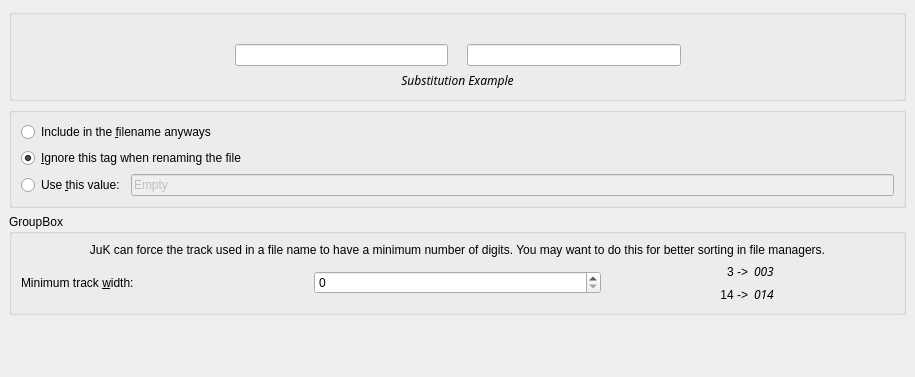
<?xml version="1.0" encoding="UTF-8"?>
<ui version="4.0">
 <class>FileRenamerTagOptionsBase</class>
 <widget class="QWidget" name="FileRenamerTagOptionsBase">
  <property name="geometry">
   <rect>
    <x>0</x>
    <y>0</y>
    <width>915</width>
    <height>377</height>
   </rect>
  </property>
  <layout class="QVBoxLayout">
   <property name="spacing">
    <number>6</number>
   </property>
   <property name="margin">
    <number>9</number>
   </property>
   <item>
    <widget class="QGroupBox" name="m_tagFormatGroup">
     <layout class="QVBoxLayout">
      <property name="spacing">
       <number>6</number>
      </property>
      <property name="margin">
       <number>9</number>
      </property>
      <item>
       <widget class="QLabel" name="m_description">
        <property name="textFormat">
         <enum>Qt::RichText</enum>
        </property>
        <property name="alignment">
         <set>Qt::AlignCenter</set>
        </property>
        <property name="wordWrap">
         <bool>true</bool>
        </property>
       </widget>
      </item>
      <item>
       <layout class="QHBoxLayout">
        <property name="spacing">
         <number>6</number>
        </property>
        <property name="margin">
         <number>0</number>
        </property>
        <item>
         <spacer>
          <property name="orientation">
           <enum>Qt::Horizontal</enum>
          </property>
          <property name="sizeType">
           <enum>QSizePolicy::Expanding</enum>
          </property>
          <property name="sizeHint" stdset="0">
           <size>
            <width>40</width>
            <height>20</height>
           </size>
          </property>
         </spacer>
        </item>
        <item>
         <widget class="QLineEdit" name="m_prefixText">
          <property name="alignment">
           <set>Qt::AlignRight</set>
          </property>
         </widget>
        </item>
        <item>
         <widget class="QLabel" name="m_tagLabel"/>
        </item>
        <item>
         <widget class="QLineEdit" name="m_suffixText">
          <property name="alignment">
           <set>Qt::AlignLeading</set>
          </property>
         </widget>
        </item>
        <item>
         <spacer>
          <property name="orientation">
           <enum>Qt::Horizontal</enum>
          </property>
          <property name="sizeType">
           <enum>QSizePolicy::Expanding</enum>
          </property>
          <property name="sizeHint" stdset="0">
           <size>
            <width>40</width>
            <height>20</height>
           </size>
          </property>
         </spacer>
        </item>
       </layout>
      </item>
      <item>
       <widget class="QLabel" name="m_substitution">
        <property name="font">
         <font>
          <family>Sans Serif</family>
          <pointsize>9</pointsize>
          <weight>50</weight>
          <italic>true</italic>
          <bold>false</bold>
          <underline>false</underline>
          <strikeout>false</strikeout>
         </font>
        </property>
        <property name="text">
         <string>Substitution Example</string>
        </property>
        <property name="alignment">
         <set>Qt::AlignCenter</set>
        </property>
       </widget>
      </item>
     </layout>
    </widget>
   </item>
   <item>
    <widget class="QGroupBox" name="m_emptyTagGroup">
     <layout class="QVBoxLayout">
      <property name="spacing">
       <number>6</number>
      </property>
      <property name="margin">
       <number>9</number>
      </property>
      <item>
       <widget class="QRadioButton" name="m_includeEmptyButton">
        <property name="text">
         <string>Include in the &amp;filename anyways</string>
        </property>
       </widget>
      </item>
      <item>
       <widget class="QRadioButton" name="m_ignoreTagButton">
        <property name="text">
         <string>&amp;Ignore this tag when renaming the file</string>
        </property>
        <property name="checked">
         <bool>true</bool>
        </property>
       </widget>
      </item>
      <item>
       <layout class="QHBoxLayout">
        <property name="spacing">
         <number>6</number>
        </property>
        <property name="margin">
         <number>0</number>
        </property>
        <item>
         <widget class="QRadioButton" name="m_useValueButton">
          <property name="text">
           <string>Use &amp;this value:</string>
          </property>
         </widget>
        </item>
        <item>
         <widget class="QLineEdit" name="m_emptyTagValue">
          <property name="enabled">
           <bool>false</bool>
          </property>
          <property name="text">
           <string comment="value to use in replacement when source tag empty">Empty</string>
          </property>
         </widget>
        </item>
       </layout>
      </item>
     </layout>
    </widget>
   </item>
   <item>
    <widget class="QGroupBox" name="m_trackGroup">
     <property name="title">
      <string>GroupBox</string>
     </property>
     <layout class="QVBoxLayout">
      <property name="spacing">
       <number>6</number>
      </property>
      <property name="margin">
       <number>9</number>
      </property>
      <item>
       <widget class="QLabel" name="textLabel10">
        <property name="text">
         <string>JuK can force the track used in a file name to have a minimum number of digits.  You may want to do this for better sorting in file managers.</string>
        </property>
        <property name="textFormat">
         <enum>Qt::RichText</enum>
        </property>
        <property name="alignment">
         <set>Qt::AlignCenter</set>
        </property>
       </widget>
      </item>
      <item>
       <layout class="QHBoxLayout">
        <property name="spacing">
         <number>6</number>
        </property>
        <property name="margin">
         <number>0</number>
        </property>
        <item>
         <layout class="QHBoxLayout">
          <property name="spacing">
           <number>6</number>
          </property>
          <property name="margin">
           <number>0</number>
          </property>
          <item>
           <widget class="QLabel" name="textLabel5">
            <property name="text">
             <string>Minimum track &amp;width:</string>
            </property>
            <property name="buddy">
             <cstring>m_trackWidth</cstring>
            </property>
           </widget>
          </item>
         </layout>
        </item>
        <item>
         <widget class="QSpinBox" name="m_trackWidth"/>
        </item>
        <item>
         <layout class="QGridLayout">
          <property name="margin">
           <number>0</number>
          </property>
          <property name="spacing">
           <number>6</number>
          </property>
          <item row="1" column="1">
           <widget class="QLabel" name="m_doubleDigitExample">
            <property name="font">
             <font>
              <family>Sans Serif</family>
              <pointsize>9</pointsize>
              <weight>50</weight>
              <italic>true</italic>
              <bold>false</bold>
              <underline>false</underline>
              <strikeout>false</strikeout>
             </font>
            </property>
            <property name="text">
             <string>014</string>
            </property>
           </widget>
          </item>
          <item row="0" column="1">
           <widget class="QLabel" name="m_singleDigitExample">
            <property name="font">
             <font>
              <family>Sans Serif</family>
              <pointsize>9</pointsize>
              <weight>50</weight>
              <italic>true</italic>
              <bold>false</bold>
              <underline>false</underline>
              <strikeout>false</strikeout>
             </font>
            </property>
            <property name="text">
             <string>003</string>
            </property>
           </widget>
          </item>
          <item row="0" column="0">
           <widget class="QLabel" name="m_singleDigit">
            <property name="text">
             <string>3 -&gt;</string>
            </property>
            <property name="alignment">
             <set>Qt::AlignRight|Qt::AlignTrailing|Qt::AlignVCenter</set>
            </property>
           </widget>
          </item>
          <item row="1" column="0">
           <widget class="QLabel" name="m_doubleDigit">
            <property name="text">
             <string>14 -&gt;</string>
            </property>
            <property name="alignment">
             <set>Qt::AlignRight|Qt::AlignTrailing|Qt::AlignVCenter</set>
            </property>
           </widget>
          </item>
         </layout>
        </item>
       </layout>
      </item>
     </layout>
    </widget>
   </item>
   <item>
    <spacer>
     <property name="orientation">
      <enum>Qt::Vertical</enum>
     </property>
     <property name="sizeType">
      <enum>QSizePolicy::Expanding</enum>
     </property>
     <property name="sizeHint" stdset="0">
      <size>
       <width>546</width>
       <height>16</height>
      </size>
     </property>
    </spacer>
   </item>
  </layout>
 </widget>
 <layoutdefault spacing="6" margin="11"/>
 <resources/>
 <connections>
  <connection>
   <sender>m_trackWidth</sender>
   <signal>valueChanged(int)</signal>
   <receiver>FileRenamerTagOptionsBase</receiver>
   <slot>slotTrackWidthChanged()</slot>
   <hints>
    <hint type="sourcelabel">
     <x>395</x>
     <y>301</y>
    </hint>
    <hint type="destinationlabel">
     <x>394</x>
     <y>227</y>
    </hint>
   </hints>
  </connection>
  <connection>
   <sender>m_prefixText</sender>
   <signal>textChanged(QString)</signal>
   <receiver>FileRenamerTagOptionsBase</receiver>
   <slot>slotBracketsChanged()</slot>
   <hints>
    <hint type="sourcelabel">
     <x>356</x>
     <y>63</y>
    </hint>
    <hint type="destinationlabel">
     <x>356</x>
     <y>5</y>
    </hint>
   </hints>
  </connection>
  <connection>
   <sender>m_suffixText</sender>
   <signal>textChanged(QString)</signal>
   <receiver>FileRenamerTagOptionsBase</receiver>
   <slot>slotBracketsChanged()</slot>
   <hints>
    <hint type="sourcelabel">
     <x>497</x>
     <y>57</y>
    </hint>
    <hint type="destinationlabel">
     <x>490</x>
     <y>2</y>
    </hint>
   </hints>
  </connection>
  <connection>
   <sender>m_emptyTagValue</sender>
   <signal>textChanged(QString)</signal>
   <receiver>FileRenamerTagOptionsBase</receiver>
   <slot>slotEmptyActionChanged()</slot>
   <hints>
    <hint type="sourcelabel">
     <x>163</x>
     <y>197</y>
    </hint>
    <hint type="destinationlabel">
     <x>163</x>
     <y>225</y>
    </hint>
   </hints>
  </connection>
  <connection>
   <sender>m_useValueButton</sender>
   <signal>toggled(bool)</signal>
   <receiver>FileRenamerTagOptionsBase</receiver>
   <slot>slotEmptyActionChanged()</slot>
   <hints>
    <hint type="sourcelabel">
     <x>79</x>
     <y>195</y>
    </hint>
    <hint type="destinationlabel">
     <x>80</x>
     <y>224</y>
    </hint>
   </hints>
  </connection>
  <connection>
   <sender>m_ignoreTagButton</sender>
   <signal>toggled(bool)</signal>
   <receiver>FileRenamerTagOptionsBase</receiver>
   <slot>slotEmptyActionChanged()</slot>
   <hints>
    <hint type="sourcelabel">
     <x>56</x>
     <y>165</y>
    </hint>
    <hint type="destinationlabel">
     <x>6</x>
     <y>167</y>
    </hint>
   </hints>
  </connection>
  <connection>
   <sender>m_includeEmptyButton</sender>
   <signal>toggled(bool)</signal>
   <receiver>FileRenamerTagOptionsBase</receiver>
   <slot>slotEmptyActionChanged()</slot>
   <hints>
    <hint type="sourcelabel">
     <x>41</x>
     <y>140</y>
    </hint>
    <hint type="destinationlabel">
     <x>1</x>
     <y>141</y>
    </hint>
   </hints>
  </connection>
  <connection>
   <sender>m_useValueButton</sender>
   <signal>toggled(bool)</signal>
   <receiver>m_emptyTagValue</receiver>
   <slot>setEnabled(bool)</slot>
   <hints>
    <hint type="sourcelabel">
     <x>40</x>
     <y>192</y>
    </hint>
    <hint type="destinationlabel">
     <x>199</x>
     <y>193</y>
    </hint>
   </hints>
  </connection>
 </connections>
 <slots>
  <slot>slotBracketsChanged()</slot>
  <slot>slotTrackWidthChanged()</slot>
  <slot>slotEmptyActionChanged()</slot>
 </slots>
</ui>
